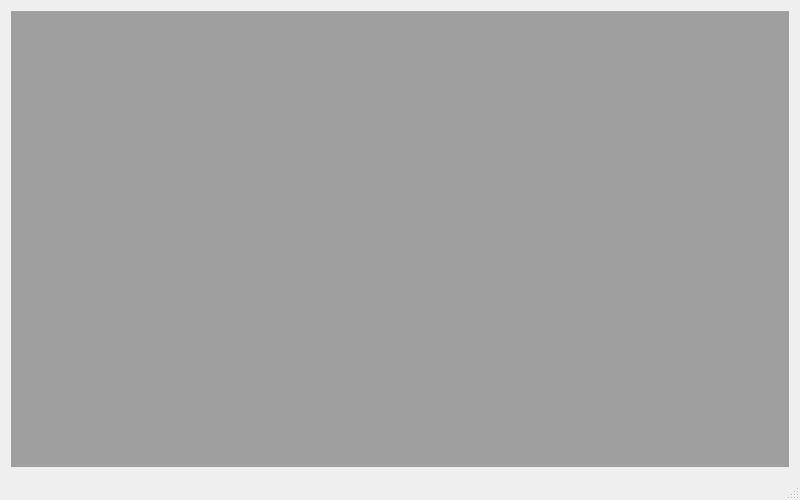
<?xml version="1.0" encoding="UTF-8"?>
<ui version="4.0">
 <class>MainWindow</class>
 <widget class="QMainWindow" name="MainWindow">
  <property name="geometry">
   <rect>
    <x>0</x>
    <y>0</y>
    <width>800</width>
    <height>500</height>
   </rect>
  </property>
  <property name="windowTitle">
   <string>MainWindow</string>
  </property>
  <widget class="QWidget" name="centralWidget">
   <layout class="QGridLayout" name="gridLayout">
    <item row="0" column="0">
     <widget class="QMdiArea" name="mdiArea">
      <property name="documentMode">
       <bool>false</bool>
      </property>
     </widget>
    </item>
   </layout>
  </widget>
  <widget class="QMenuBar" name="menuBar">
   <property name="geometry">
    <rect>
     <x>0</x>
     <y>0</y>
     <width>800</width>
     <height>21</height>
    </rect>
   </property>
  </widget>
  <widget class="QStatusBar" name="statusBar"/>
  <action name="actionQuit">
   <property name="text">
    <string>Quit</string>
   </property>
  </action>
  <action name="actionAbout">
   <property name="text">
    <string>About</string>
   </property>
  </action>
 </widget>
 <layoutdefault spacing="6" margin="11"/>
 <resources/>
 <connections/>
</ui>
